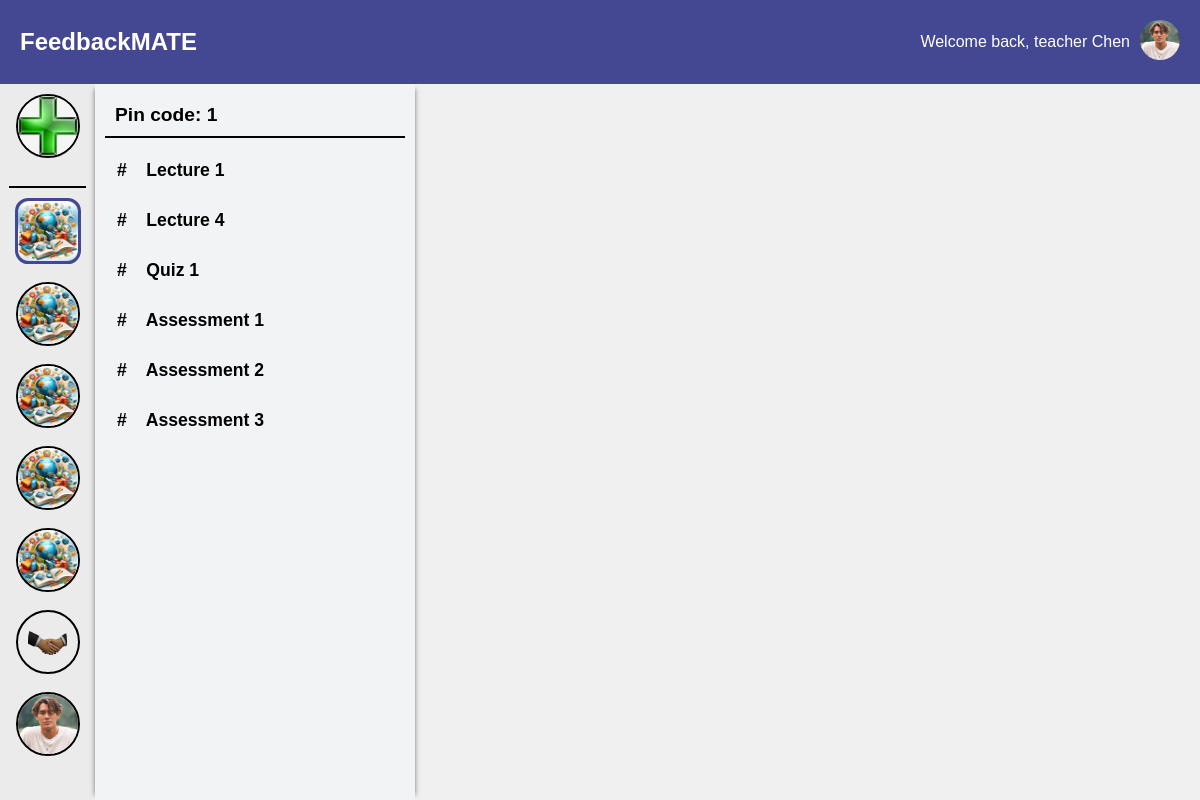
Page /teacher/channel/1/ (signed in) on the earlier database version.
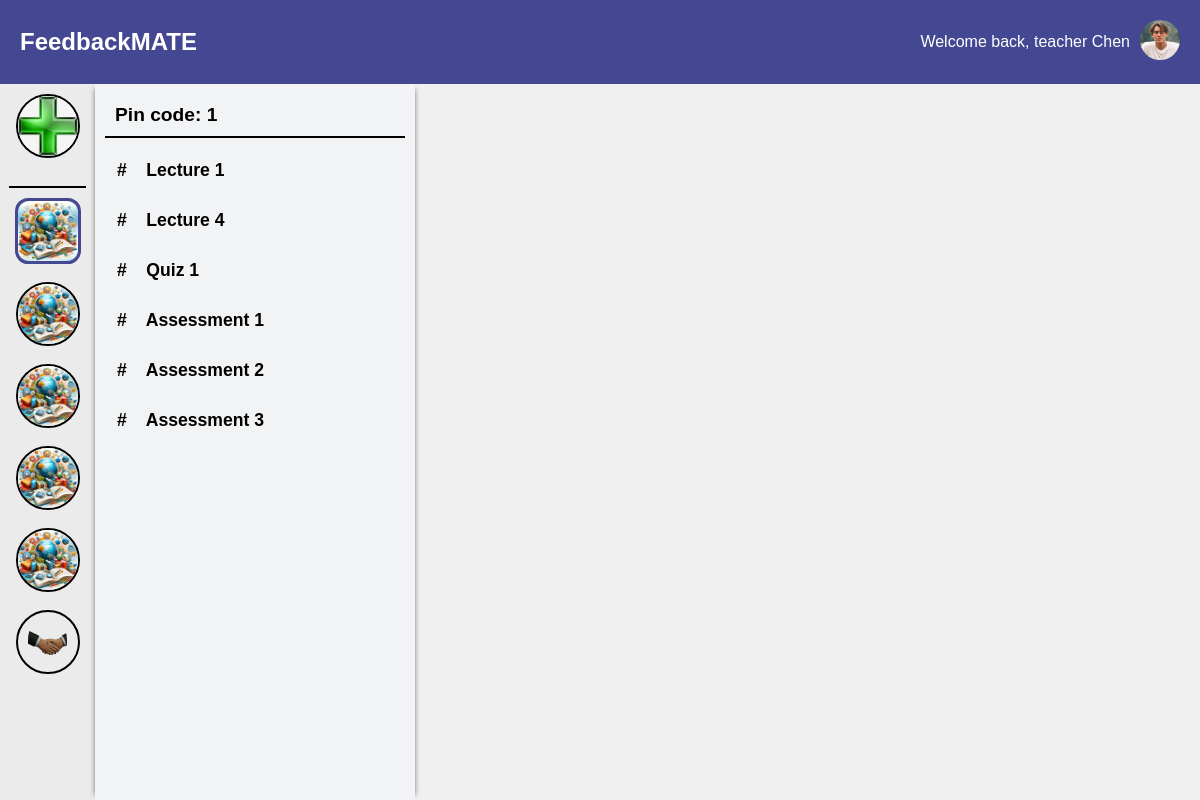
Same page on the later database version.
### main/models.py (models this page shows, shortened)
class Channel(models.Model):
    name = models.CharField(max_length=70)
    user = models.ForeignKey(User, on_delete=models.CASCADE)
    description = models.TextField(max_length=500, blank=True)
    image = models.ImageField(upload_to=channel_image_path, default='img/channel_icon.jpg')

class Section(models.Model):
    channel = models.ForeignKey(Channel, on_delete=models.CASCADE)
    title = models.CharField(max_length=50)
    description = models.TextField(max_length=500, blank=True)

### main/views.py (the view)
# urls.py: path('teacher/channel/<int:channel_id>/', views.channel, name='channel-detail'),
def channel(request, channel_id):
    user_channels = Channel.objects.filter(user=request.user)
    current_channel = Channel.objects.get(id=channel_id)
    sections = Section.objects.filter(channel=current_channel)
    user_info = UserInfo.objects.get(user=request.user)
    return render(request, 'channel_detail.html', {
        'username': user_info.profile_name,
        'current_channel': current_channel,
        'sections': sections,
        'channels': user_channels,
        'user_image': user_info.user_image.url,
    })

### main/templates/channel_detail.html (shortened to what this page needs)
{% extends 'teacher.html' %}
{% load static %}
{% block channel %}
    {% for channel in channels %}
    <div class="channel-icon-container {% if channel.id == current_channel.id %}selected-channel{% endif %}" data-channel-id="{{ channel.id }}">
        <img src="{{ channel.image.url }}" alt="" class="channel-icon {% if channel.id == current_channel.id %}selected-channel-icon{% endif %}" onclick="location.href='{% url 'channel-detail' channel.id %}'">
    </div>
    {% endfor %}
{% endblock %}
{% block content %}
<div class="section-nav">
    <div class="pin-code-display">
        Pin code: {{ current_channel.id }}
    </div>
    {% for section in sections %}
      <div class="section-tooltip">
        <a href="{% url 'section' channel_id=section.channel.id section_id=section.id %}" class="section-item">
          #&nbsp;&nbsp;&nbsp; {{ section.title }}
        </a>
      </div>
    {% endfor %}
</div>
{% endblock %}

Differences in the rows shown:
removed Channel: image (picture)
